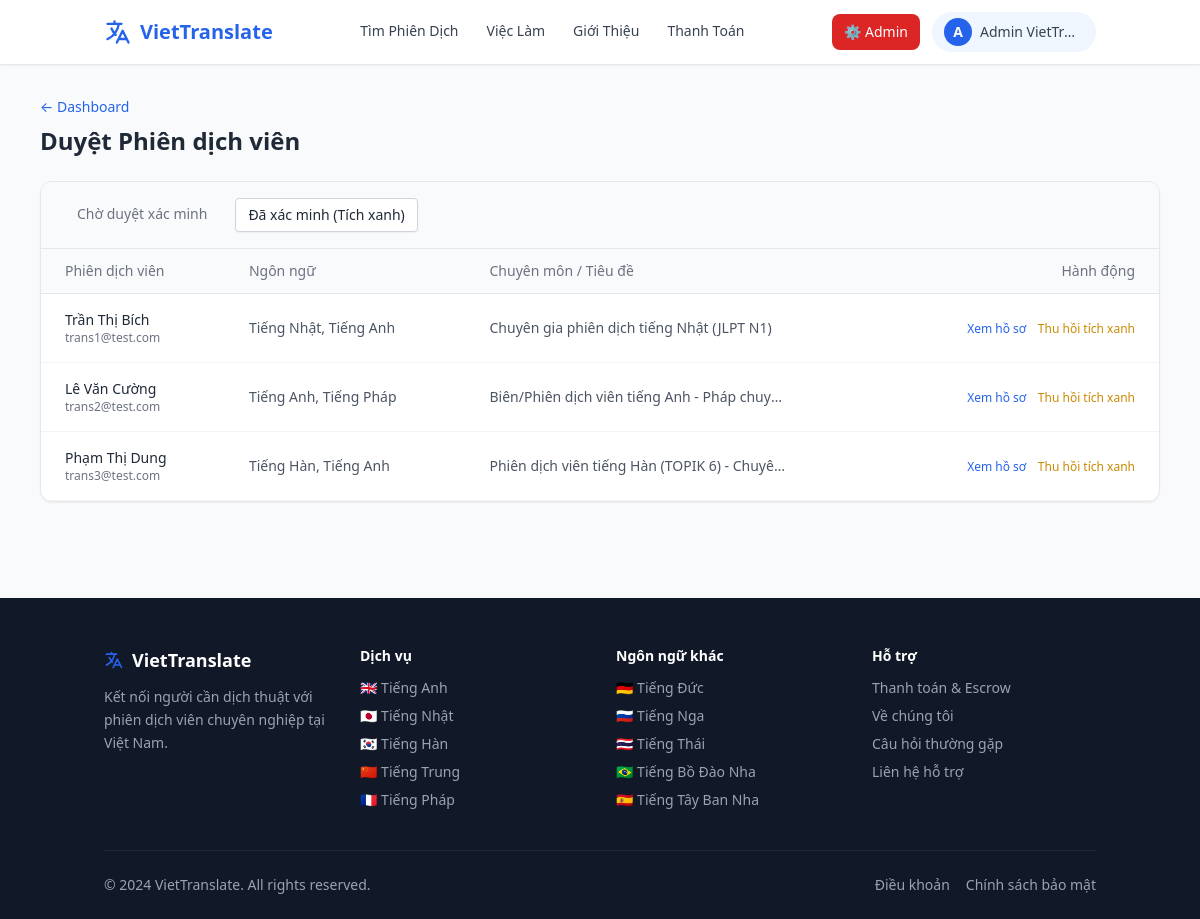
Page /admin/translators?show=verified (signed in) on the committed database.
### models.py (models this page shows)
class User(db.Model):
    id = db.Column(db.Integer, primary_key=True)
    name = db.Column(db.String(100), nullable=False)
    email = db.Column(db.String(120), unique=True, nullable=False)
    password_hash = db.Column(db.String(256), nullable=False)
    phone = db.Column(db.String(20))
    role = db.Column(db.String(20), nullable=False)  # 'hirer', 'translator', 'admin'
    is_admin = db.Column(db.Boolean, default=False)
    is_active = db.Column(db.Boolean, default=True)
    created_at = db.Column(db.DateTime, default=datetime.utcnow)
    profile = db.relationship('TranslatorProfile', backref='user', uselist=False)
    jobs_posted = db.relationship('Job', backref='hirer', lazy=True)
    proposals = db.relationship('Proposal', backref='translator', lazy=True)
    messages_sent = db.relationship('Message', foreign_keys='Message.sender_id', backref='sender', lazy=True)
    direct_messages_sent = db.relationship('DirectMessage', foreign_keys='DirectMessage.sender_id', backref='sender', lazy=True)

class TranslatorProfile(db.Model):
    id = db.Column(db.Integer, primary_key=True)
    user_id = db.Column(db.Integer, db.ForeignKey('user.id'), nullable=False)
    title = db.Column(db.String(200))
    bio = db.Column(db.Text)
    languages = db.Column(db.String(300))
    badges = db.Column(db.String(200))
    rating = db.Column(db.Float, default=0.0)
    total_reviews = db.Column(db.Integer, default=0)
    total_jobs = db.Column(db.Integer, default=0)
    response_time = db.Column(db.String(50), default='2 giờ')
    is_verified = db.Column(db.Boolean, default=False)
    services = db.relationship('Service', backref='profile', lazy=True)

### app.py (the view)
@app.route('/admin/translators')
@admin_required
def admin_translators():
    show = request.args.get('show', 'pending')
    if show == 'verified':
        profiles = TranslatorProfile.query.filter_by(is_verified=True).all()
    else:
        profiles = TranslatorProfile.query.filter_by(is_verified=False).all()
    return render_template('admin_translators.html', profiles=profiles, show=show)

### app.py (called while the page is built)
def admin_required(f):
    @wraps(f)
    def decorated(*args, **kwargs):
        if 'user_id' not in session:
            return redirect(url_for('login'))
        user = User.query.get(session['user_id'])
        if not user or not user.is_admin:
            flash('Bạn không có quyền truy cập trang này.', 'error')
            return redirect(url_for('index'))
        return f(*args, **kwargs)
    return decorated

@app.context_processor
def inject_globals():
    user = None
    if 'user_id' in session:
        user = User.query.get(session['user_id'])
    return dict(current_user=user, LANGUAGES=LANGUAGES)

### templates/admin_translators.html (shortened to what this page needs)
{% extends "base.html" %}
{% block content %}
<div class="bg-gray-50 flex-grow py-8">
    <div class="container mx-auto px-4 max-w-6xl">
        <div class="mb-6">
            <a href="{{ url_for('admin_dashboard') }}" class="text-sm text-blue-600 hover:underline flex items-center gap-1 mb-2">&larr; Dashboard</a>
            <h1 class="text-2xl font-bold text-gray-800">Duyệt Phiên dịch viên</h1>
        </div>
        <div class="bg-white rounded-xl shadow-sm border border-gray-200 overflow-hidden">
            <div class="bg-gray-50 border-b border-gray-200 px-6 py-4 flex gap-4">
                <a href="?show=pending" class="px-3 py-1.5 rounded text-sm font-medium {% if show == 'pending' %}bg-white border border-gray-300 shadow-sm text-gray-800{% else %}text-gray-500 hover:text-gray-800{% endif %}">Chờ duyệt xác minh</a>
                <a href="?show=verified" class="px-3 py-1.5 rounded text-sm font-medium {% if show == 'verified' %}bg-white border border-gray-300 shadow-sm text-gray-800{% else %}text-gray-500 hover:text-gray-800{% endif %}">Đã xác minh (Tích xanh)</a>
            </div>
            <div class="overflow-x-auto">
                <table class="w-full text-left border-collapse">
                    <thead>
                        <tr class="bg-gray-50 border-b border-gray-200 text-sm text-gray-500">
                            <th class="px-6 py-3 font-medium">Phiên dịch viên</th>
                            <th class="px-6 py-3 font-medium">Ngôn ngữ</th>
                            <th class="px-6 py-3 font-medium">Chuyên môn / Tiêu đề</th>
                            <th class="px-6 py-3 font-medium text-right">Hành động</th>
                        </tr>
                    </thead>
                    <tbody class="text-sm">
                        {% for profile in profiles %}
                        <tr class="border-b border-gray-100 hover:bg-gray-50">
                            <td class="px-6 py-4">
                                <div class="font-medium text-gray-800">{{ profile.user.name }}</div>
                                <div class="text-xs text-gray-500">{{ profile.user.email }}</div>
                            </td>
                            <td class="px-6 py-4 text-gray-600 max-w-[200px] truncate" title="{{ profile.languages }}">{{ profile.languages }}</td>
                            <td class="px-6 py-4 text-gray-600">
                                <div class="truncate max-w-[300px]" title="{{ profile.title }}">{{ profile.title }}</div>
                            </td>
                            <td class="px-6 py-4 text-right space-x-2">
                                <a href="{{ url_for('translator_profile', profile_id=profile.id) }}" target="_blank" class="text-blue-600 hover:underline text-xs">Xem hồ sơ</a>
                                {% if not profile.is_verified %}
                                <form method="POST" action="{{ url_for('admin_verify_translator', profile_id=profile.id) }}" class="inline">
                                    <input type="hidden" name="action" value="verify">
                                    <button type="submit" class="text-green-600 hover:underline text-xs font-bold" onclick="return confirm('Cấp tích xanh Xác minh cho người này?');">Xác minh</button>
                                </form>
                                {% else %}
                                <form method="POST" action="{{ url_for('admin_verify_translator', profile_id=profile.id) }}" class="inline">
                                    <button type="submit" class="text-yellow-600 hover:underline text-xs" onclick="return confirm('Thu hồi tích xanh Xác minh của người này?');">Thu hồi tích xanh</button>
                                </form>
                                {% endif %}
                            </td>
                        </tr>
                        {% endfor %}
                    </tbody>
                </table>
            </div>
        </div>
    </div>
</div>
{% endblock %}

### templates/base.html (shortened to what this page needs)
<!DOCTYPE html>
<html lang="vi">
<head>
    <script src="https://cdn.tailwindcss.com"></script>
</head>
<body class="bg-gray-50 flex flex-col min-h-screen text-gray-800">
<header class="sticky top-0 z-50 bg-white/95 backdrop-blur border-b border-gray-200 shadow-sm">
    <div class="container mx-auto px-4 py-3">
        <div class="flex justify-between items-center">
            <a href="{{ url_for('index') }}" class="flex items-center gap-2 text-xl font-bold text-primary">
                <svg class="w-7 h-7" fill="none" stroke="currentColor" viewBox="0 0 24 24">
                    <path stroke-linecap="round" stroke-linejoin="round" stroke-width="2" d="M3 5h12M9 3v2m1.048 9.5A18.022 18.022 0 016.412 9m6.088 9h7M11 21l5-10 5 10M12.751 5C11.783 10.77 8.07 15.61 3 18.129"/>
                </svg>
                VietTranslate
            </a>
            <nav class="hidden md:flex items-center gap-7 font-medium text-sm text-gray-700">
                <a href="{{ url_for('translator_list') }}" class="nav-link hover:text-primary">Tìm Phiên Dịch</a>
                <a href="{{ url_for('job_list') }}" class="nav-link hover:text-primary">Việc Làm</a>
                <a href="{{ url_for('about') }}" class="nav-link hover:text-primary">Giới Thiệu</a>
                <a href="{{ url_for('payment_info') }}" class="nav-link hover:text-primary">Thanh Toán</a>
            </nav>
            <div class="flex items-center gap-3">
                {% if current_user %}
                    {% if current_user.is_admin %}
                    <a href="{{ url_for('admin_dashboard') }}" class="hidden md:inline-flex items-center gap-1 bg-red-600 text-white text-sm font-medium px-3 py-2 rounded-lg hover:bg-red-700 transition">
                        ⚙️ Admin
                    </a>
                    {% endif %}
                    <div class="relative group">
                        <button class="flex items-center gap-2 bg-blue-50 hover:bg-blue-100 transition rounded-full pl-3 pr-4 py-1.5">
                            <div class="w-7 h-7 rounded-full bg-primary flex items-center justify-center text-white text-sm font-bold">
                                {{ current_user.name[0] | upper }}
                            </div>
                            <span class="hidden md:block text-sm font-medium text-gray-700 max-w-[100px] truncate">{{ current_user.name }}</span>
                        </button>
                    </div>
                {% else %}
                    <a href="{{ url_for('login') }}" class="text-sm font-medium text-gray-700 hover:text-primary">Đăng Nhập</a>
                    <a href="{{ url_for('register') }}" class="bg-primary text-white text-sm font-medium px-4 py-2 rounded-lg hover:bg-blue-700 transition">Đăng Ký</a>
                {% endif %}
            </div>
        </div>
    </div>
</header>
<main class="flex-grow">{% block content %}{% endblock %}</main>
<footer class="bg-gray-900 text-gray-400 pt-12 pb-6 mt-16">
    <div class="container mx-auto px-4">
        <div class="grid grid-cols-2 md:grid-cols-4 gap-8 mb-10">
            <div class="col-span-2 md:col-span-1">
                <div class="text-white font-bold text-lg mb-3 flex items-center gap-2">
                    <svg class="w-5 h-5 text-primary" fill="none" stroke="currentColor" viewBox="0 0 24 24">
                        <path stroke-linecap="round" stroke-linejoin="round" stroke-width="2" d="M3 5h12M9 3v2m1.048 9.5A18.022 18.022 0 016.412 9m6.088 9h7M11 21l5-10 5 10M12.751 5C11.783 10.77 8.07 15.61 3 18.129"/>
                    </svg>
                    VietTranslate
                </div>
                <p class="text-sm leading-relaxed">Kết nối người cần dịch thuật với phiên dịch viên chuyên nghiệp tại Việt Nam.</p>
            </div>
            <div>
                <h4 class="text-white font-semibold mb-3 text-sm">Dịch vụ</h4>
                <ul class="space-y-2 text-sm">
                    {% set lang_slugs = {
                        'Tiếng Anh': 'english',
                        'Tiếng Nhật': 'japanese',
                        'Tiếng Hàn': 'korean',
                        'Tiếng Trung': 'chinese',
                        'Tiếng Pháp': 'french',
                        'Tiếng Đức': 'german',
                        'Tiếng Nga': 'russian',
                        'Tiếng Thái': 'thai',
                        'Tiếng Bồ Đào Nha': 'portuguese',
                        'Tiếng Tây Ban Nha': 'spanish'
                    } %}
                    {% for lang, flag, cert in LANGUAGES[:5] %}
                    <li><a href="{{ url_for('translator_language', lang_slug=lang_slugs.get(lang, 'english')) }}" class="hover:text-white transition">{{ flag }} {{ lang }}</a></li>
                    {% endfor %}
                </ul>
            </div>
            <div>
                <h4 class="text-white font-semibold mb-3 text-sm">Ngôn ngữ khác</h4>
                <ul class="space-y-2 text-sm">
                    {% for lang, flag, cert in LANGUAGES[5:] %}
                    <li><a href="{{ url_for('translator_language', lang_slug=lang_slugs.get(lang, 'english')) }}" class="hover:text-white transition">{{ flag }} {{ lang }}</a></li>
                    {% endfor %}
                </ul>
            </div>
            <div>
                <h4 class="text-white font-semibold mb-3 text-sm">Hỗ trợ</h4>
                <ul class="space-y-2 text-sm">
                    <li><a href="{{ url_for('payment_info') }}" class="hover:text-white transition">Thanh toán & Escrow</a></li>
                    <li><a href="{{ url_for('about') }}" class="hover:text-white transition">Về chúng tôi</a></li>
                    <li><a href="#" class="hover:text-white transition">Câu hỏi thường gặp</a></li>
                    <li><a href="mailto:support@viettranslate.vn" class="hover:text-white transition">Liên hệ hỗ trợ</a></li>
                </ul>
            </div>
        </div>
        <div class="border-t border-gray-800 pt-6 flex flex-col md:flex-row justify-between items-center gap-3 text-sm">
            <p>&copy; 2024 VietTranslate. All rights reserved.</p>
            <div class="flex gap-4">
                <a href="#" class="hover:text-white">Điều khoản</a>
                <a href="#" class="hover:text-white">Chính sách bảo mật</a>
            </div>
        </div>
    </div>
</footer>
</body>
</html>

### templates/base.html (style rules this page uses)
body { font-family:'Segoe UI',system-ui,-apple-system,sans-serif }
.nav-link { position:relative;padding-bottom:2px }
.nav-link::after { content:'';position:absolute;bottom:0;left:0;width:0;height:2px;background:#2563eb;transition:width .2s }

### rows in the picture
User: name "A", name "Admin VietTr…"
TranslatorProfile: user.name "Trần Thị Bích", user.email "trans1@test.com", languages "Tiếng Nhật, Tiếng Anh", title "Chuyên gia phiên dịch tiếng Nhật (JLPT N1)"
TranslatorProfile: user.name "Lê Văn Cường", user.email "trans2@test.com", languages "Tiếng Anh, Tiếng Pháp", title "Biên/Phiên dịch viên tiếng Anh - Pháp chuy…"
TranslatorProfile: user.name "Phạm Thị Dung", user.email "trans3@test.com", languages "Tiếng Hàn, Tiếng Anh", title "Phiên dịch viên tiếng Hàn (TOPIK 6) - Chuyê…"

### other values in the picture
{{ flag }} "🇬🇧" "🇯🇵" "🇰🇷" "🇨🇳" "🇫🇷"
{{ lang }} "Tiếng Anh" "Tiếng Nhật" "Tiếng Hàn" "Tiếng Trung" "Tiếng Pháp"
{{ flag }} "🇩🇪" "🇷🇺" "🇹🇭" "🇧🇷" "🇪🇸"
{{ lang }} "Tiếng Đức" "Tiếng Nga" "Tiếng Thái" "Tiếng Bồ Đào Nha" "Tiếng Tây Ban Nha"
